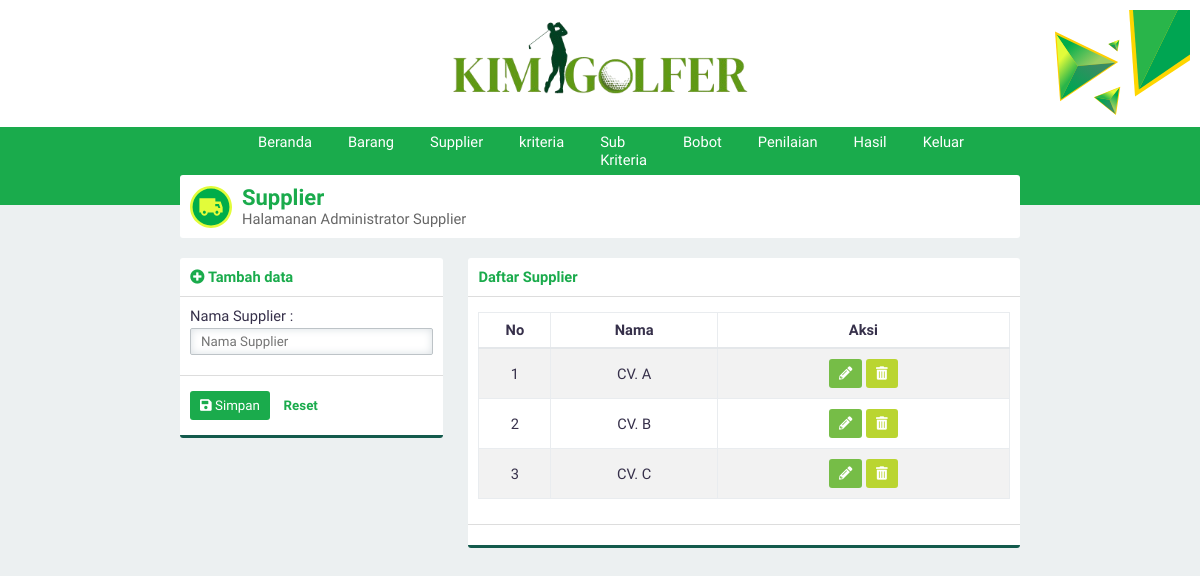
The app's page /?page=supplier (signed in) with its own data.
### tables this page shows
CREATE TABLE `supplier` (
  `id_supplier` int(3) NOT NULL,
  `namaSupplier` varchar(30) NOT NULL
);

### page/supplier.php (the view)
<div class="panel">
    <div class="panel-middle" id="judul">
        <img src="asset/image/supplier.svg">
        <div id="judul-text">
            <h2 class="text-green">Supplier</h2>
            Halamanan Administrator Supplier
        </div>
    </div>
</div>
<div class="row">
    <div class="col-4">
        <div class="panel">
            <?php
            if (@htmlspecialchars($_GET['aksi'])=='ubah'){
                include 'ubahsupplier.php';
            }else{
                include 'tambahsupplier.php';
            }
            ?>
        </div>
    </div>
    <div class="col-8">
        <div class="panel">
            <div class="panel-top">
                <b class="text-green">Daftar Supplier</b>
            </div>
            <div class="panel-middle">
                <div class="table-responsive">
                    <table>
                        <thead><tr><th>No</th><th>Nama</th><th>Aksi</th></tr></thead>
                        <tbody>
                        <?php
                        $query="SELECT * FROM supplier";
                        $execute=$konek->query($query);
                        if ($execute->num_rows > 0){
                            $no=1;
                            while($data=$execute->fetch_array(MYSQLI_ASSOC)){
                                echo"
                                <tr id='data'>
                                    <td>$no</td>
                                    <td>$data[namaSupplier]</td>
                                    <td>
                                    <div class='norebuttom'>
                                    <a class=\"btn btn-light-green\" href='./?page=supplier&aksi=ubah&id=".$data['id_supplier']."'><i class='fa fa-pencil-alt'></i></a>
                                    <a class=\"btn btn-yellow\" data-a=".$data['namaSupplier']." id='hapus' href='./proses/proseshapus.php/?op=supplier&id=".$data['id_supplier']."'><i class='fa fa-trash-alt'></i></a>
                                    </div></td>
                                </tr>";
                                $no++;
                            }
                        }else{
                            echo "<tr><td  class='text-center text-green' colspan='3'>Kosong</td></tr>";
                        }
                        ?>
                        </tbody>
                    </table>
                </div>
            </div>
            <div class="panel-bottom"></div>
        </div>
    </div>
</div>

### asset/css/style.css (style rules this page uses)
* { padding: 0; margin: 0; font-family: 'Work Sans', sans-serif; color: #36304A; font-weight: 500; letter-spacing: normal; }
a { text-decoration: none; }
h2 { font-size: 1.5em; }
b, h1, h2, h3, h4, h5 { padding: 0; font-weight: 600 !important; margin: 0.83em 0em; }
.text-green { color: #1aab4c !important; }
.btn { border: none; -webkit-padding: 7px 10px; -o-padding: 7px 10px; -moz-padding: 7px 10px; padding: 7px 10px; border-radius: 3px; margin: 5px 0px; display: inline-block; cursor: pointer; font-size: 10pt !important; }
.btn i { color: white !important; }
.btn-light-green { background-color: #76bd47; color: white !important; }
.btn-yellow { background-color: #bad530; color: white !important; }
.row { margin-top: 10px; display: flex; }
div[class^="col-"] { margin-left: 3%; }
div[class^="col-"]:first-child { margin-left: 0%; }
.col-4 { width: 31.3333333333%; }
.col-8 { width: 65.6666666667%; }
.table-responsive { overflow-y: hidden; }
table { width: 100%; text-align: center; border-collapse: collapse; margin: 5px 0px 15px 0px; }
table tr th { padding: 8px 0px; border: solid 1px #e9ecef; border-bottom: solid 2px #e4e7ea; font-weight: bold; }
table td { border: solid 1px #e9ecef; padding: 5px; }
table tr#data:nth-child(odd) { background-color: #f2f2f2; }
.panel { background-color: white; border-radius: 3px; -webkit-box-sizing: border-box; -moz-box-sizing: border-box; -o-box-sizing: border-box; box-sizing: border-box; margin-bottom: 20px; overflow: hidden; }
.panel-top { padding: 10px; box-sizing: padding-box; border-bottom: solid 1px #dddddd; }
.panel-middle { padding: 10px; box-sizing: padding-box; }
.panel-bottom { padding: 10px; border-bottom: solid 3px #135a4c; border-top: solid 1px #dddddd; }
body { background-color: #ECF0F1; display: flex; width: 100vw; height: 100vh; align-items: center; flex-direction: column; overflow-x: hidden; font-size: 11pt; }
#judul { display: flex; align-items: center; }
#judul img { margin-right: 10px; }
#judul #judul-text { color: #666666; }
#judul #judul-text h2 { margin: 0 !important; }

### records on screen
supplier: namaSupplier "CV. A"
supplier: namaSupplier "CV. B"
supplier: namaSupplier "CV. C"
